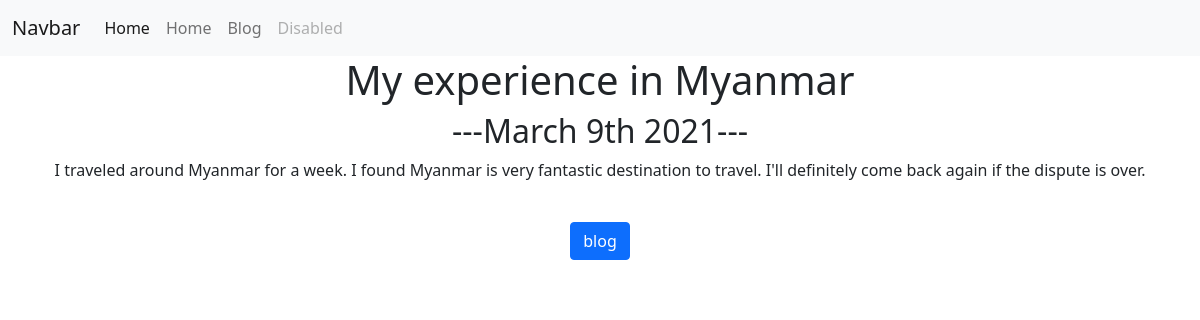
Page /blog/1/ on the committed database.
### blog/models.py (models this page shows, shortened)
class Blog(models.Model):
    title = models.CharField(max_length=100)
    description = models.TextField()
    date = models.DateField()

### blog/views.py (the view)
# urls.py: path('<int:blog_id>/', views.detail, name='detail'),
def detail(request, blog_id):
    blog = get_object_or_404(Blog, pk=blog_id)
    return render(request, 'blog/detail.html', {'blog': blog})

### blog/templates/blog/detail.html (shortened to what this page needs)
{% extends 'portfolio/base.html' %}
{% block content %}
<div class="container text-center">
<h1>{{ blog.title }}</h1>
<h2>---{{ blog.date|date:'F jS Y' }}---</h2>
<p>{{ blog.description|safe }}</p>
<br>
<a href="{% url 'blog:all_blogs' %}" class="btn btn-primary">      blog      </a>
{% endblock %}

### rows in the picture
Blog: title "My experience in Myanmar", date "March 9th 2021", description "I traveled around Myanmar for a week. I found Myanmar is very fantastic destination to travel. I'll definitely come back again if the dispute is over."
